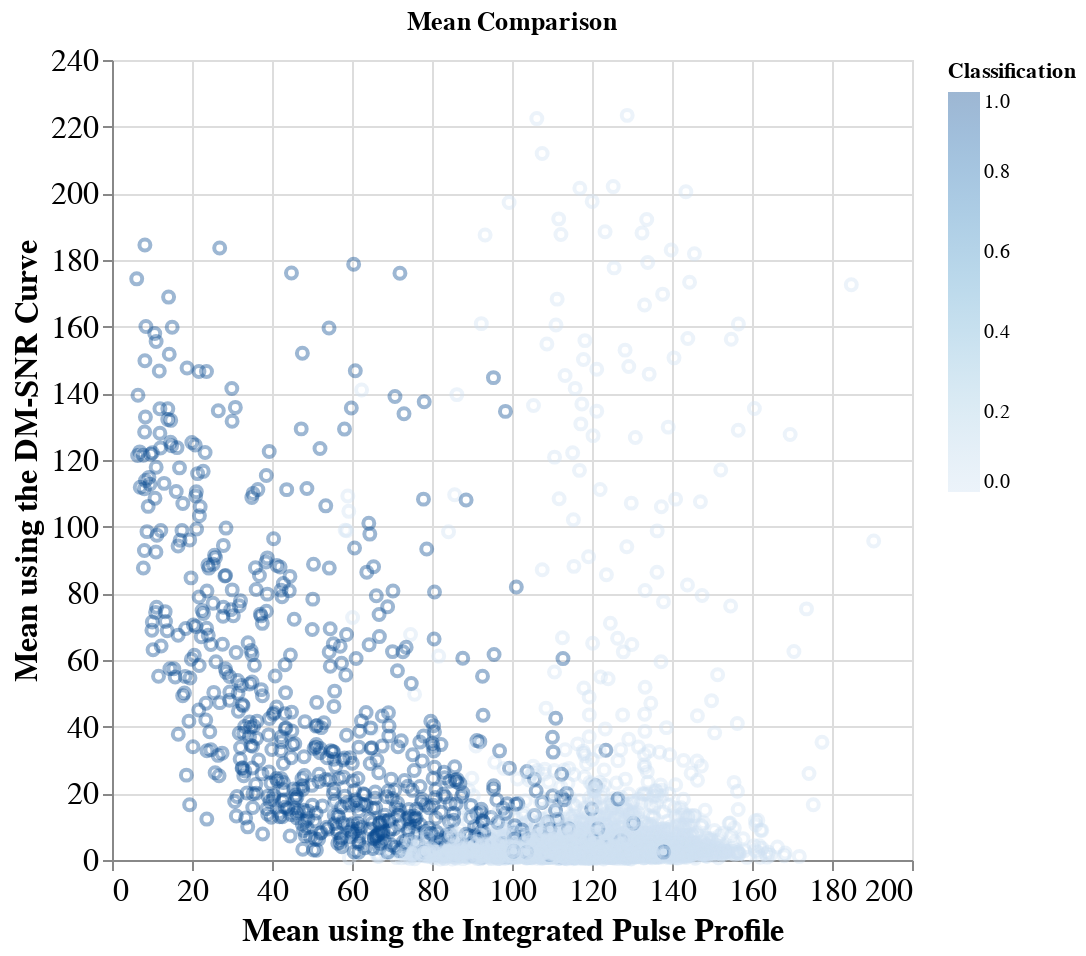

Notebook cell for this chart:
### Markdown cell above
During our investigation, we expect to compare multiple pairs of variables to assess whether there is a distinct grouping of "pulsar" and "non-pulsar" points.

As an example, we may choose to check if a clustering pattern exists between the "Profile_mean" and "DM_mean" variables through a simple scatter plot.

### Code cell
pulsar_data_means_plot = (
    alt.Chart(pulsar_data.head(5000), title="Mean Comparison")
    .mark_point(opacity=0.4)
    .encode(
        x=alt.X("Profile_mean", title="Mean using the Integrated Pulse Profile", scale=alt.Scale(zero=False)),
        y=alt.Y("DM_mean", title="Mean using the DM-SNR Curve"),
        color=alt.Color("class", title="Classification"),
    )
    .configure_axis(labelFontSize=16, titleFontSize=16)
    .properties(width=400, height=400)
)
pulsar_data_means_plot

# TODO: fix the classification colouring so it only needs 2 colours for each of the classifications instead of a saturation scale, and check
# the portion of the dataset being used

### Figure 1 — Vega-Lite specification as saved in the notebook (floating-point values rounded to 4 significant figures; data arrays with more than 128 entries replaced by an {"elided": "..."} marker saying what was removed)
{"config": {"view": {"continuousWidth": 400, "continuousHeight": 300}, "axis": {"labelFontSize": 16, "titleFontSize": 16}}, "data": {"name": "data-cd4712d15bfe48f2b47db2e04ae8f99a"}, "mark": {"type": "point", "opacity": 0.4}, "encoding": {"color": {"field": "class", "title": "Classification", "type": "quantitative"}, "x": {"field": "Profile_mean", "scale": {"zero": false}, "title": "Mean using the Integrated Pulse Profile", "type": "quantitative"}, "y": {"field": "DM_mean", "title": "Mean using the DM-SNR Curve", "type": "quantitative"}}, "height": 400, "title": "Mean Comparison", "width": 400, "$schema": "https://vega.github.io/schema/vega-lite/v4.17.0.json", "datasets": {"data-cd4712d15bfe48f2b47db2e04ae8f99a": {"elided": "5000 records"}}}
